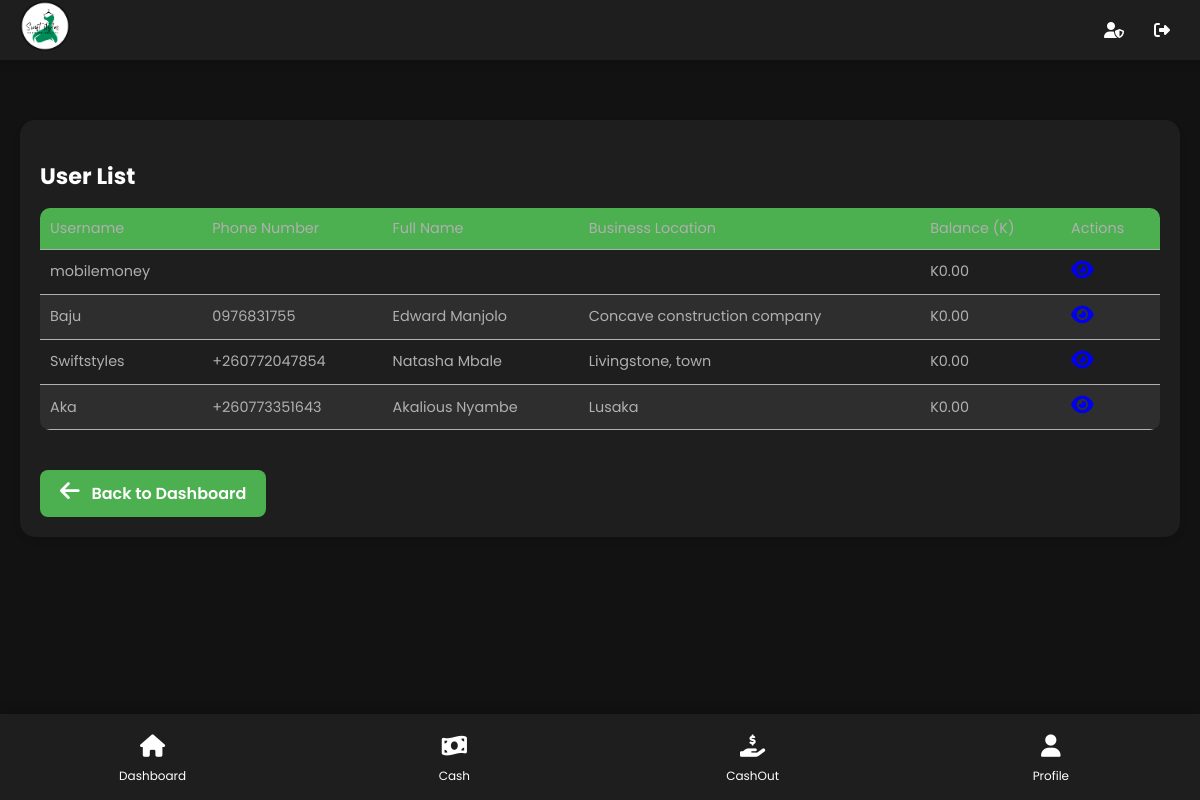
The page /a/users/ (signed in) on the database its author committed.
### users/models.py (models this page shows, shortened)
class CustomUser(AbstractUser):
    first_name = models.CharField(max_length=100)
    last_name = models.CharField(max_length=100)
    phone_number = models.CharField(max_length=13, unique=True)
    house_number = models.CharField(max_length=50)
    business_location = models.CharField(max_length=255)
    profile_pic = models.ImageField(upload_to='profile_pics/', null=True, blank=True)
    profile_pic_thumbnail = models.ImageField(upload_to='profile_pics/thumbnails/', null=True, blank=True)
    is_approved = models.BooleanField(default=False)
    is_admin = models.BooleanField(default=False)  # Add this line

### mma/models.py (models this page shows, shortened)
class Balance(models.Model):
    agent = models.OneToOneField(CustomUser, on_delete=models.CASCADE)
    request_limit = models.DecimalField(max_digits=10, decimal_places=2, default=100)
    cash = models.DecimalField(max_digits=10, decimal_places=2, default=0)
    last_cashout = models.DateField(null=True, blank=True)
    float = models.DecimalField(max_digits=10, decimal_places=2, default=0)
    interest = models.DecimalField(max_digits=10, decimal_places=2, default=0)

### mma/views.py (the view)
# urls.py: path('a/users/', views.admin_user_list, name='a_user_list'),
@user_passes_test(is_admin)
def admin_user_list(request):
    users = CustomUser.objects.all()
    user_data = []
    for user in users:
        balance = Balance.objects.filter(agent=user).first()  # Fetch the balance for each user
        user_data.append({
            'user': user,
            'balance': balance.cash if balance else 0.00  # Assuming 'cash' is the balance field
        })
    return render(request, 'mma/admin_user_list.html', {'user_data': user_data})

### mma/views.py (called while the page is built)
def is_admin(user):
    return user.is_staff

### mma/templates/mma/admin_user_list.html (shortened to what this page needs)
{% extends 'mma/base.html' %}
{% block content %}
    <div class="dashboard-container">
        <div class="card">
            <h2 class="card-title">User List</h2>
            <div class="table-responsive">
                <table>
                    <thead>
                        <tr>
                            <th>Username</th>
                            <th>Phone Number</th>
                            <th>Full Name</th>
                            <th>Business Location</th>
                            <th>Balance (K)</th>
                            <th>Actions</th>
                        </tr>
                    </thead>
                    <tbody>
                        {% for item in user_data %}
                            <tr>
                                <td>{{ item.user.username }}</td>
                                <td>{{ item.user.phone_number }}</td>
                                <td>{{ item.user.first_name }} {{ item.user.last_name }}</td>
                                <td>{{ item.user.business_location }}</td>
                                <td>K{{ item.balance|floatformat:2 }}</td>
                                <td>
                                    <a href="{% url 'a_user_detail' user.id %}" class="">
                                        <i class="fas fa-eye icon"></i>
                                    </a>
                                </td>
                            </tr>
                        {% empty %}
                            <tr>
                                <td colspan="3">No users found.</td>
                            </tr>
                        {% endfor %}
                    </tbody>
                </table>
            </div>
            <div class="btn-container">
                <a href="{% url 'a_dashboard' %}" class="btn btn-primary">
                    <i class="fas fa-arrow-left icon"></i> Back to Dashboard
                </a>
            </div>
        </div>
    </div>
{% endblock %}

### mma/templates/mma/base.html (style rules this page uses)
:root { --primary-color: #4CAF50; --secondary-color: #2196F3; --background-color: #121212; --card-background: #1E1E1E; --text-color: #FFFFFF; --secondary-text: #B0B0B0; --nav-height: 60px; --table-header-bg: #333; --table-row-bg: #1E1E1E; --table-row-alt-bg: #2E2E2E; }
body { font-family: 'Poppins', sans-serif; background-color: var(--background-color); color: var(--text-color); margin: 0; padding: 0; padding-top: var(--nav-height); padding-bottom: 70px; }
.icon { font-size: 1.4em; margin-bottom: 4px; }
.card { background-color: var(--card-background); border-radius: 15px; padding: 20px; box-shadow: 0 4px 15px rgba(0, 0, 0, 0.1); transition: transform 0.3s, box-shadow 0.3s; }
.card-title { font-size: 1.5em; margin-bottom: 10px; color: var(--primary-color); }
.btn { background-color: var(--primary-color); color: var(--text-color); border: none; border-radius: 25px; padding: 12px 24px; cursor: pointer; font-weight: 600; text-decoration: none; display: inline-block; transition: background-color 0.3s, transform 0.3s, box-shadow 0.3s; text-align: center; }
table { width: 100%; border-collapse: separate; border-spacing: 0; margin-bottom: 20px; border-radius: 10px; overflow: hidden; }
th, td { padding: 15px; text-align: left; }
thead { background-color: var(--primary-color); }
tbody tr:nth-child(odd) { background-color: var(--table-row-bg); }
tbody tr:nth-child(even) { background-color: var(--table-row-alt-bg); }
th { color: var(--text-color); font-weight: 600; }
td { color: var(--secondary-text); }

### mma/templates/mma/admin_user_list.html (style rules this page uses)
.dashboard-container { display: flex; flex-direction: column; gap: 20px; }
.card { background-color: var(--card-background); border-radius: 15px; padding: 20px; margin-bottom: 20px; box-shadow: 0 4px 6px rgba(0, 0, 0, 0.1); }
.card-title { color: var(--text-color); font-size: 1.4rem; margin-bottom: 15px; }
.table-responsive { overflow-x: auto; }
table { width: 100%; border-collapse: collapse; font-size: 0.9em; }
th, td { padding: 10px; text-align: left; border-bottom: 1px solid var(--secondary-text); }
th { color: var(--secondary-text); font-weight: normal; }
.btn-container { display: flex; justify-content: flex-start; margin-top: 20px; }
.btn { padding: 10px 20px; border: none; background-color: var(--primary-color); color: white; border-radius: 8px; cursor: pointer; text-decoration: none; display: inline-block; }
.btn .icon { margin-right: 8px; }

### rows shown on the page
CustomUser: user.username "mobilemoney", balance "0.00"
CustomUser: user.username "Baju", user.phone_number "0976831755", user.first_name "Edward", user.last_name "Manjolo", user.business_location "Concave construction company", balance "0.00"
CustomUser: user.username "Swiftstyles", user.phone_number "+260772047854", user.first_name "Natasha", user.last_name "Mbale", user.business_location "Livingstone, town", balance "0.00"
CustomUser: user.username "Aka", user.phone_number "+260773351643", user.first_name "Akalious", user.last_name "Nyambe", user.business_location "Lusaka", balance "0.00"
